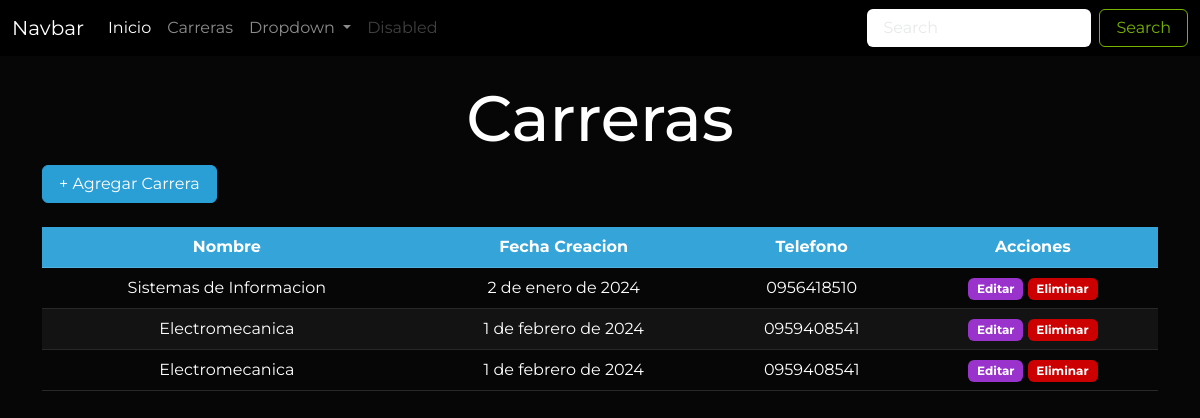
Before: /carreras/ with the older database file.
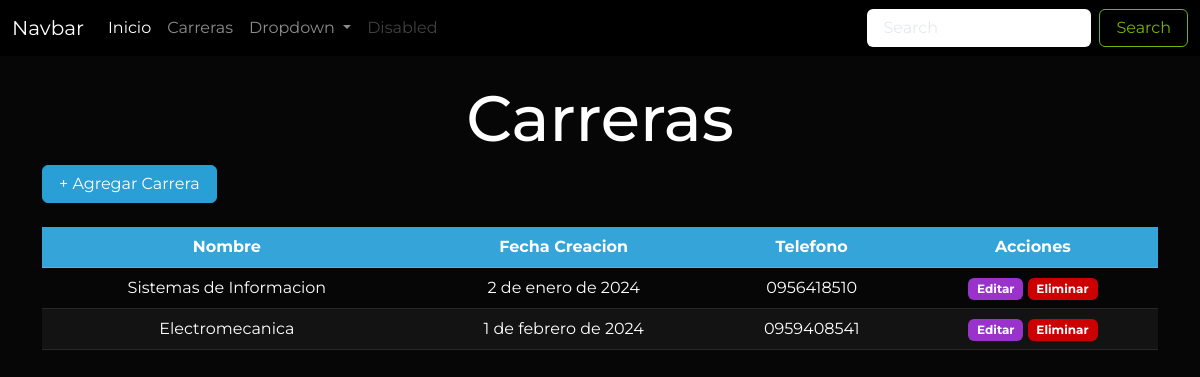
After: the same page with the newer database file.
### Aplicaciones/Educacion/models.py (models this page shows, shortened)
class Carrera(models.Model):
    id_car=models.AutoField(primary_key=True)
    nombre_car=models.CharField(max_length=50)
    fecha_creacion_car=models.DateField()
    telefono_car=models.CharField(max_length=10)

### Aplicaciones/Educacion/views.py (the view)
# urls.py: path('carreras/', views.carreras, name="carreras"),
def carreras(request):
    carrerasDbb = Carrera.objects.all()
    return render(request, 'carreras.html', {
        "carreras": carrerasDbb
    })

### Aplicaciones/Educacion/templates/carreras.html (shortened to what this page needs)
{% extends 'plantilla.html' %} {% load static %}  {% block contenido %}
<div class="container">
  <h1 class="text-center mt-4">Carreras</h1>
  <button
    type="button"
    class="btn btn-primary mb-4"
    data-bs-toggle="modal"
    data-bs-target="#exampleModal"
  >
    + Agregar Carrera
  </button>
  {% if carreras %}
  <div class="table-responsive">
    <table class="table table-hover table-striped text-center" id="tabla">
      <thead class="table-primary">
        <tr>
          <th>Nombre</th>
          <th>Fecha Creacion</th>
          <th>Telefono</th>
          <th>Acciones</th>
        </tr>
      </thead>
      <tbody>
        {% for carrera in carreras %}
        <tr>
          <td>{{carrera.nombre_car}}</td>
          <td>{{carrera.fecha_creacion_car}}</td>
          <td>{{carrera.telefono_car}}</td>
          <td>
            <a
              href="{% url 'editar_carrera' carrera.id_car %}"
              class="btn badge bg-info"
              >Editar</a
            >
            <a
              href="javascript:void(0)"
              onclick="eliminarFila('/eliminar_carrera/{{carrera.id_car}}', 'Carrera')"
              class="btn badge bg-danger"
              >Eliminar</a
            >
          </td>
        </tr>
        {% endfor %}
      </tbody>
    </table>
  </div>
  {% else %}
  <div class="alert alert-warning mt-4 text-center">
    No hay registros de carreras
  </div>
  {% endif %}
</div>
{% endblock contenido %}

Changed rows visible on the page:
removed Carrera: nombre_car "Electromecanica", fecha_creacion_car "1 de febrero de 2024", telefono_car "0959408541"
